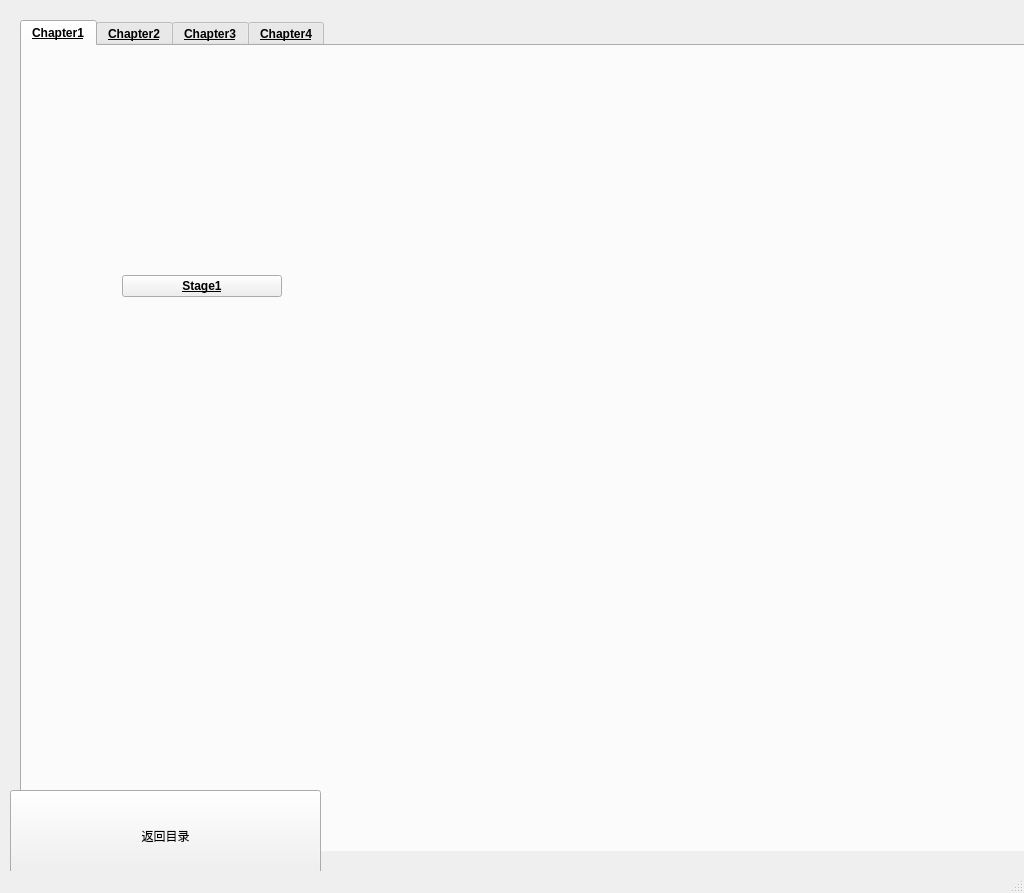
<?xml version="1.0" encoding="UTF-8"?>
<ui version="4.0">
 <class>MainWindow</class>
 <widget class="QMainWindow" name="MainWindow">
  <property name="geometry">
   <rect>
    <x>0</x>
    <y>0</y>
    <width>1024</width>
    <height>893</height>
   </rect>
  </property>
  <property name="sizePolicy">
   <sizepolicy hsizetype="Preferred" vsizetype="Preferred">
    <horstretch>0</horstretch>
    <verstretch>0</verstretch>
   </sizepolicy>
  </property>
  <property name="minimumSize">
   <size>
    <width>100</width>
    <height>100</height>
   </size>
  </property>
  <property name="baseSize">
   <size>
    <width>100</width>
    <height>100</height>
   </size>
  </property>
  <property name="windowTitle">
   <string>MainWindow</string>
  </property>
  <widget class="QWidget" name="centralwidget">
   <property name="autoFillBackground">
    <bool>false</bool>
   </property>
   <widget class="QWidget" name="verticalLayoutWidget_3">
    <property name="geometry">
     <rect>
      <x>10</x>
      <y>20</y>
      <width>1241</width>
      <height>831</height>
     </rect>
    </property>
    <layout class="QVBoxLayout" name="verticalLayout_8">
     <item>
      <widget class="QStackedWidget" name="stackedWidget">
       <property name="currentIndex">
        <number>1</number>
       </property>
       <widget class="QWidget" name="startMenu">
        <widget class="QWidget" name="verticalLayoutWidget">
         <property name="geometry">
          <rect>
           <x>70</x>
           <y>10</y>
           <width>348</width>
           <height>701</height>
          </rect>
         </property>
         <layout class="QVBoxLayout" name="menuLayout" stretch="0,0,0">
          <property name="spacing">
           <number>20</number>
          </property>
          <property name="sizeConstraint">
           <enum>QLayout::SetDefaultConstraint</enum>
          </property>
          <property name="leftMargin">
           <number>20</number>
          </property>
          <property name="topMargin">
           <number>20</number>
          </property>
          <property name="rightMargin">
           <number>20</number>
          </property>
          <property name="bottomMargin">
           <number>20</number>
          </property>
          <item>
           <widget class="QPushButton" name="startPushButton">
            <property name="font">
             <font>
              <pointsize>18</pointsize>
             </font>
            </property>
            <property name="text">
             <string>开始游戏</string>
            </property>
            <property name="flat">
             <bool>true</bool>
            </property>
           </widget>
          </item>
          <item>
           <widget class="QPushButton" name="optionPushButton">
            <property name="font">
             <font>
              <pointsize>18</pointsize>
             </font>
            </property>
            <property name="text">
             <string>设置</string>
            </property>
            <property name="flat">
             <bool>true</bool>
            </property>
           </widget>
          </item>
          <item>
           <widget class="QPushButton" name="editorPushButton">
            <property name="font">
             <font>
              <pointsize>18</pointsize>
             </font>
            </property>
            <property name="text">
             <string>关卡编辑器</string>
            </property>
            <property name="autoDefault">
             <bool>false</bool>
            </property>
            <property name="default">
             <bool>false</bool>
            </property>
            <property name="flat">
             <bool>false</bool>
            </property>
           </widget>
          </item>
         </layout>
        </widget>
       </widget>
       <widget class="QWidget" name="stageWidget">
        <widget class="QTabWidget" name="tabWidget">
         <property name="enabled">
          <bool>true</bool>
         </property>
         <property name="geometry">
          <rect>
           <x>10</x>
           <y>0</y>

           <width>1600</width>
           <height>900</height>

          </rect>
         </property>
         <property name="font">
          <font>
           <bold>true</bold>
           <underline>true</underline>
          </font>
         </property>
         <property name="currentIndex">
          <number>0</number>
         </property>
         <widget class="QWidget" name="Chapter1">
          <property name="enabled">
           <bool>true</bool>
          </property>
          <attribute name="title">
           <string>Chapter1</string>
          </attribute>
          <widget class="QWidget" name="verticalLayoutWidget_2">
           <property name="geometry">
            <rect>
             <x>100</x>
             <y>100</y>
             <width>160</width>
             <height>281</height>
            </rect>
           </property>
           <layout class="QVBoxLayout" name="verticalLayout">
            <item>
             <widget class="QPushButton" name="Stage1_1">
              <property name="text">
               <string>Stage1</string>
              </property>
             </widget>
            </item>
           </layout>
          </widget>
         </widget>
         <widget class="QWidget" name="Chapter2">
          <attribute name="title">
           <string>Chapter2</string>
          </attribute>
         </widget>
         <widget class="QWidget" name="Chapter3">
          <attribute name="title">
           <string>Chapter3</string>
          </attribute>
         </widget>
         <widget class="QWidget" name="Chapter4">
          <attribute name="title">
           <string>Chapter4</string>
          </attribute>
         </widget>
        </widget>
       </widget>
       <widget class="QWidget" name="gameWidget"/>
       <widget class="QWidget" name="optionWidget"/>
      </widget>
     </item>
    </layout>
   </widget>
   <widget class="QPushButton" name="backPushButton">
    <property name="geometry">
     <rect>
      <x>10</x>
      <y>790</y>
      <width>311</width>
      <height>91</height>
     </rect>
    </property>
    <property name="cursor">
     <cursorShape>ArrowCursor</cursorShape>
    </property>
    <property name="text">
     <string>返回目录</string>
    </property>
    <property name="autoDefault">
     <bool>false</bool>
    </property>
    <property name="default">
     <bool>false</bool>
    </property>
    <property name="flat">
     <bool>false</bool>
    </property>
   </widget>
  </widget>
  <widget class="QMenuBar" name="menubar">
   <property name="geometry">
    <rect>
     <x>0</x>
     <y>0</y>
     <width>1024</width>

     <height>22</height>

    </rect>
   </property>
  </widget>
  <widget class="QStatusBar" name="statusbar"/>
 </widget>
 <resources/>
 <connections/>
</ui>
